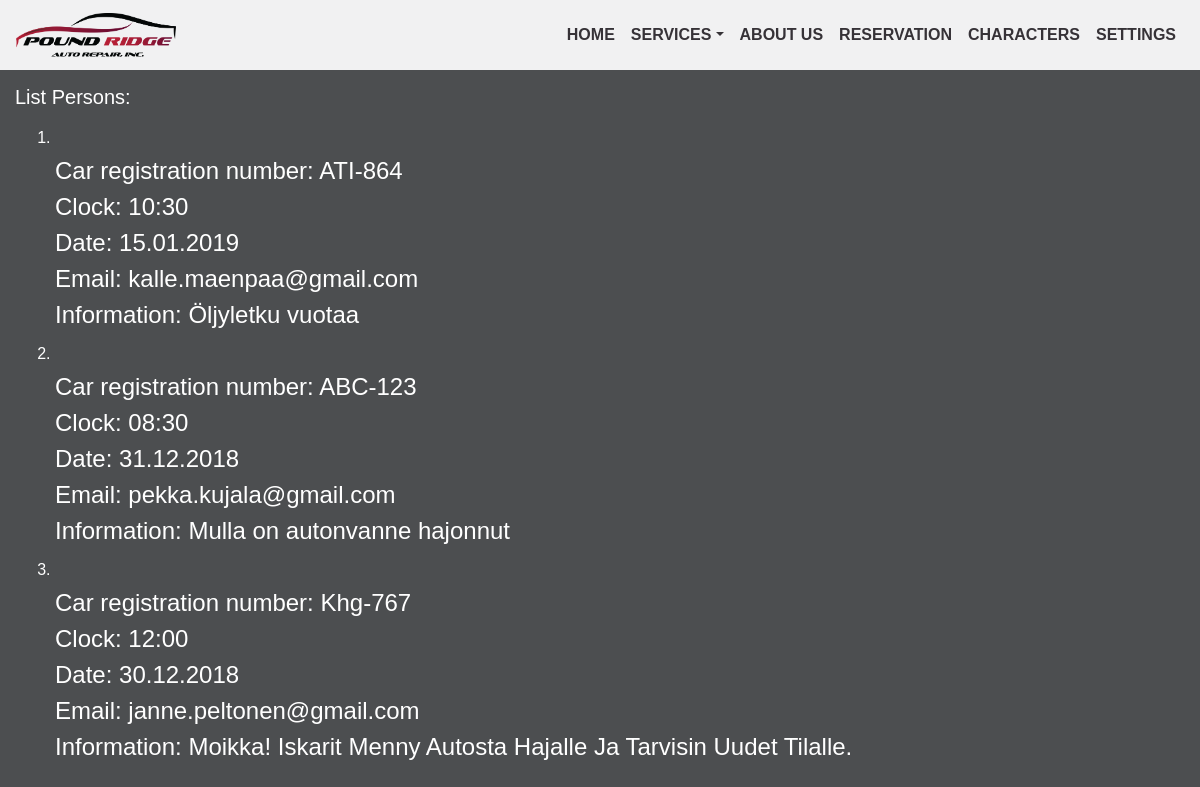
/listaa.php, run on the app's committed database.
### tables this page shows
CREATE TABLE `ilmoitus` (
  `id` int(10) UNSIGNED NOT NULL,
  `rekkari` varchar(7) NOT NULL,
  `aika` varchar(5) NOT NULL,
  `paivamaara` varchar(10) NOT NULL,
  `email` varchar(50) NOT NULL,
  `kommentti` varchar(500) NOT NULL
);

### ilmoitusPDO.php (called while the page is built, shortened)
<?php
require_once "tarkistus.php";
class ilmoitusPDO {
	private $db;
	function __construct($dsn = "mysql:host=localhost;dbname=a1500916", $user = "root", $password = "salainen") {
		$this->db = new PDO ( $dsn, $user, $password );
		$this->db->setAttribute ( PDO::ATTR_ERRMODE, PDO::ERRMODE_WARNING );
		$this->db->setAttribute ( PDO::ATTR_EMULATE_PREPARES, false );
	}
	public function listaa() {
		$sql = "SELECT id, rekkari, aika, paivamaara, email, kommentti
		        FROM ilmoitus";
		if (! $stmt = $this->db->prepare ( $sql )) {
			$virhe = $this->db->errorInfo ();
			throw new PDOException ( $virhe [2], $virhe [1] );
		}
		if (! $stmt->execute ()) {
			$virhe = $stmt->errorInfo ();
			throw new PDOException ( $virhe [2], $virhe [1] );
		}
		$tulos = array ();
		while ( $row = $stmt->fetchObject () ) {
			$ilmoitus = new Ilmoitus ();
			$ilmoitus->setId ( $row->id );
			$ilmoitus->setRegistration ( utf8_encode ( $row->rekkari ) );
			$ilmoitus->setKello ( utf8_encode ( $row->aika ) );
			$ilmoitus->setPaivamaara ( utf8_encode ( $row->paivamaara ) );
			$ilmoitus->setEmail ( $row->email );
			$ilmoitus->setInformation ( utf8_encode ( $row->kommentti ) );
			$tulos [] = $ilmoitus;
		}
		return $tulos;
	}
}
?>

### tarkistus.php (called while the page is built, shortened)
<?php
class Ilmoitus {
	private $registration;
	private $kello;
    private $paivamaara;
    private $email;
    private $information;
	function __construct($registration = "", $kello = "", $paivamaara = "", $email = "", $information = "", $id = 0) {
		$this->registration = trim ( mb_convert_case ( $registration, MB_CASE_TITLE, "UTF-8" ) );
        $this->kello = trim ( mb_convert_case ( $kello, MB_CASE_TITLE, "UTF-8" ) );
        $this->paivamaara = trim ( mb_convert_case ( $paivamaara, MB_CASE_TITLE, "UTF-8" ) );
        $this->email = trim ( $email );
        $this->information = trim ( mb_convert_case ( $information, MB_CASE_TITLE, "UTF-8" ) );
	}
	public function setRegistration($registration) {
		$this->registration = trim ( $registration );
	}
	public function getRegistration() {
		return $this->registration;
	}
	public function setKello($kello) {
		$this->kello = trim ( $kello );
	}
	public function getKello() {
		return $this->kello;
	}
    public function setPaivamaara($paivamaara) {
		$this->paivamaara = trim ( $paivamaara );
	}
	public function getPaivamaara() {
		return $this->paivamaara;
	}
	public function setEmail($email) {
		$this->email = trim ( $email );
	}
	public function getEmail() {
		return $this->email;
	}
    public function setInformation($information){
        $this->information = trim ( $information );
    }
    public function getInformation() {
        return $this->information;
    }
}
?>

### listaa.php (the view, shortened to what this page needs)
<!DOCTYPE html>
<html lang="en">
<head>
    <link rel="stylesheet" href="css/bootstrap.min.css">
    <link rel="stylesheet" href="css/styles.css">
    <link rel="stylesheet" href="https://cdnjs.cloudflare.com/ajax/libs/font-awesome/4.7.0/css/font-awesome.min.css">
</head>
<body>
    <nav class="navbar navbar-expand-lg navbar-light bg-light">
        <a class="navbar-brand" href="index.php"><img class="logopicture" alt="" src="img/logo.png">
        </a>
        <div class="d-none d-sm-none d-md-none d-lg-block ml-auto">
            <ul class="navbar-nav ml-auto">
                <li class="nav-item active">
                    <a class="nav-link" style="color: #363237;" href="index.php">HOME</a>
                </li>
                <li class="nav-item dropdown">
                    <a class="nav-link dropdown-toggle" data-toggle="dropdown" href="#" role="button" aria-haspopup="true" aria-expanded="false">SERVICES</a>
                </li>
                <li class="nav-item">
                    <a class="nav-link" style="color: #363237;" href="#">ABOUT US</a>
                </li>
                <li class="nav-item">
                    <a class="nav-link" style="color: #363237;" href="index.php">RESERVATION</a>
                </li>
                <li class="nav-item">
                    <a class="nav-link" style="color: #363237;" href="listaa.php">CHARACTERS</a>
                </li>
                <li class="nav-item">
                    <a class="nav-link" style="color: #363237;" href="asetukset.php">SETTINGS</a>
                </li>
            </ul>
        </div>
    </nav>
    <div class="persons" style="background-color: #4c4e50; height: 1000px;">
        <h5 style="color: white;">List Persons:</h5>
        <article>
            <ol style="color: white;">
                <?php
try {
	require_once "ilmoitusPDO.php";
	$kantakasittely = new ilmoitusPDO();
    $rivit = $kantakasittely->listaa();
    foreach ($rivit as $ilmoitus) {
        print("<li><span class='valkonen'><br>Car registration number: " . $ilmoitus->getRegistration());
            print("<br>Clock: " . $ilmoitus->getKello());
         print("<br>Date: " . $ilmoitus->getPaivamaara());
         print("<br>Email: " . $ilmoitus->getEmail());
            print("<br>Information: " . $ilmoitus->getInformation() . "</li></span>");
    }
} catch ( Exception $error ) {
	print("<p>Virhe: " . $error->getMessage ());
}
?>
            </ol>
        </article>
    </div>
</body>
</html>

### css/styles.css (style rules this page uses)
html, body { height: 100%; width: 100%; font-family: sans-serif; }
.navbar { color: #C6B298 !important; background-color: #F1F1F2 !important; }
.navbar-light .navbar-nav .nav-link { color: #363237; }
.nav-link { color: #363237; font-weight: 600 !important; }
.logopicture { max-width: 160px; height: auto; }
* { -webkit-box-sizing: border-box; -moz-box-sizing: border-box; box-sizing: border-box; }
.persons { padding-top: 15px; padding-left: 15px; }
.valkonen { color: white; font-size: 24px; }

### data on the page
ilmoitus: rekkari "ATI-864", aika "10:30", paivamaara "15.01.2019", email "kalle.maenpaa@gmail.com", kommentti "Öljyletku vuotaa"
ilmoitus: rekkari "ABC-123", aika "08:30", paivamaara "31.12.2018", email "pekka.kujala@gmail.com", kommentti "Mulla on autonvanne hajonnut"
ilmoitus: rekkari "Khg-767", aika "12:00", paivamaara "30.12.2018", email "janne.peltonen@gmail.com", kommentti "Moikka! Iskarit Menny Autosta Hajalle Ja Tarvisin Uudet Tilalle."
